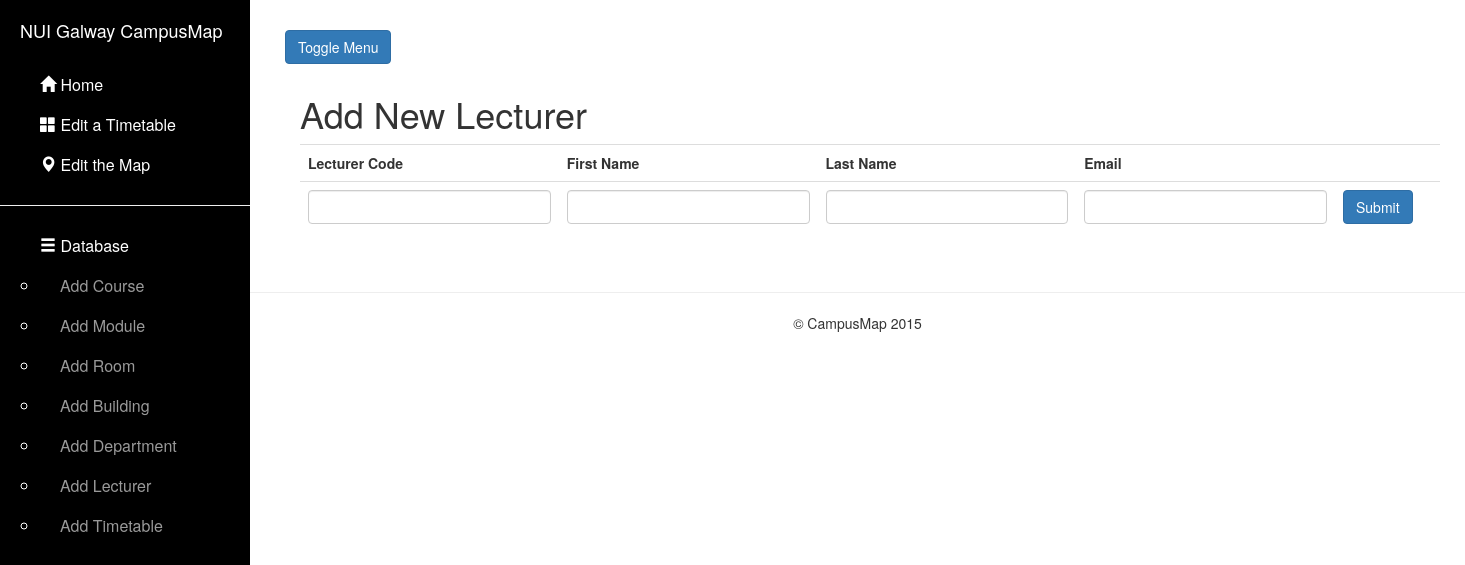
The app's page /lecturer/, older data.
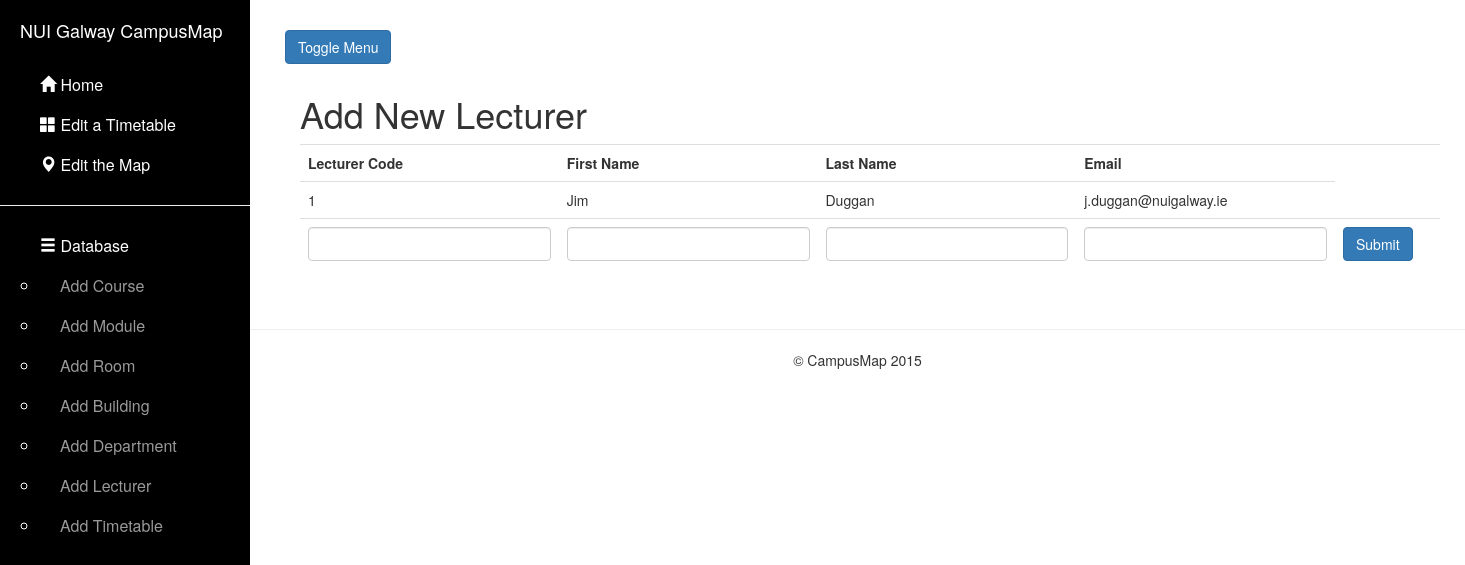
The same page, newer data.
### map/models.py (models this page shows, shortened)
class Lecturer(models.Model):
    lecCode = models.CharField(max_length = 7, primary_key=True)
    lecFirst_Name = models.CharField(max_length = 50)
    lecLast_Name = models.CharField(max_length = 50)
    lecEmail = models.EmailField();

### map/views.py (the view)
# urls.py: url(r'^lecturer/', 'lecturer'),
def lecturer(request):
    query_results = Lecturer.objects.all()
    if request.method == 'POST': # If the form has been submitted...
        form = LecturerForm(request.POST) # A form bound to the POST data
        if form.is_valid(): # All validation rules pass
            save_it = form.save()
            save_it.save()
            return HttpResponseRedirect('/lecturer/') # Redirect after POST
    else:
        form = LecturerForm() # An unbound form
    return render_to_response('dbstuff/addlecturer.html', locals(),context_instance=RequestContext(request))

### map/forms.py
class LecturerForm(forms.ModelForm):
    lecCode = forms.CharField(max_length = 7,label = mark_safe('<strong>Code</strong>'),)
    lecFirst_Name = forms.CharField(max_length = 50,label = mark_safe('<strong>First Name</strong>'))
    lecLast_Name = forms.CharField(max_length = 50,label = mark_safe('<strong>Last Name</strong>'))
    lecEmail = forms.EmailField(label = mark_safe('<strong>Email</strong>'))
    class Meta:
        model = Lecturer
        fields = "__all__"

### CampusMap/templates/dbstuff/addlecturer.html (shortened to what this page needs)
{% extends "base.html" %}
{% block content %}
<!DOCTYPE html>
<html>
    <head lang="en">
    </head>
    <body>
    <div class="container">
            <h1>Add New Lecturer</h1>
    <table class="table">
                <tr>
                    <th>Lecturer Code</th>
                    <th>First Name</th>
                    <th>Last Name</th>
                    <th>Email</th>
                    <th></th>
                </tr>
                {% for item in query_results %}
                 <tr>
                    <td >{{  item.lecCode}}</td>
                    <td>{{  item.lecFirst_Name }}</td>
                    <td>{{  item.lecLast_Name }}</td>
                    <td>{{  item.lecEmail }}</td>
                 </tr>
                {% endfor %}
                <tr>
                <form class="form-contact" action="" method="POST">
                    {% for field in form %}
                    <td>
                    <input type="text" class="form-control" name="{{ field.name }}" id="id_{{ field.name }}">
                    </td>
                    {% endfor %}
                    <td><input type="submit" value="Submit"  class="btn btn-primary">
                    </td>
                    </form>
            </table>
    </div>
</body>
</html>
{%  endblock %}

### CampusMap/templates/base.html (shortened to what this page needs)
{% load staticfiles %}
<!DOCTYPE html>
<html lang="en">
<head>
    <link href="{{ STATIC_URL }}css/bootstrap.min.css" rel="stylesheet">
    <link href="{{ STATIC_URL }}css/simple-sidebar.css" rel="stylesheet">
</head>
<body>
    <div id="wrapper">
        <div id="sidebar-wrapper">
            <ul class="sidebar-nav" >
                <li class="sidebar-brand">
                    <a style="color:white">
                        NUI Galway CampusMap
                    </a>
                </li>
                <li>
                    <a style="color:white" href="../home"><span class="glyphicon glyphicon-home" aria-hidden="false" ></span> Home</a>
                </li>
                <li>
                    <a style="color:white" href="../edit-timetable"><span class="glyphicon glyphicon-th-large" aria-hidden="false"></span> Edit a Timetable</a>
                </li>
                <li>
                    <a style="color:white" href="../edit-map"><span class="glyphicon glyphicon-map-marker" aria-hidden="false"></span> Edit the Map</a>
                </li>
                <hr>
                <ul style="color:white"> <span class="glyphicon glyphicon-menu-hamburger" aria-hidden="false"></span> Database
                    <li>
                    <a href="../course">Add Course</a>
                    </li>
                    <li>
                    <a href="../module">Add Module</a>
                    </li>
                    <li>
                    <a href="../room">Add Room</a>
                    </li>
                    <li>
                    <a href="../building">Add Building</a>
                    </li>
                    <li>
                    <a href="../department">Add Department</a>
                    </li>
                    <li>
                    <a href="../lecturer">Add Lecturer</a>
                    </li>
                    <li>
                    <a href="../timetable">Add Timetable</a>
                    </li>
                </ul>
            </ul>
        </div>
        <div id="page-content-wrapper">
            <div class="container-fluid">
                <div class="row">
                    <div class="col-lg-3 col-md-3 col-sm-12 col-xs-12" style="margin-top:10px; margin-bottom:10px">
                        <a href="#menu-toggle" class="btn btn-primary" id="menu-toggle">Toggle Menu</a>
                    </div>
                </div>
                {% block content %}
                {% endblock content%}
            </div>
        </div>
      <hr>
      <footer class="footer" align="center" style="text-align: center">
        <p>&copy; CampusMap 2015</p>
      </footer>
     </div>
  </body>
</html>

### static/css/simple-sidebar.css (style rules this page uses)
#wrapper { padding-left: 0; -webkit-transition: all 0.5s ease; -moz-transition: all 0.5s ease; -o-transition: all 0.5s ease; transition: all 0.5s ease; }
#sidebar-wrapper { z-index: 1000; position: fixed; left: 250px; width: 0; height: 100%; margin-left: -250px; overflow-y: auto; background: #000; -webkit-transition: all 0.5s ease; -moz-transition: all 0.5s ease; -o-transition: all 0.5s ease; transition: all 0.5s ease; }
#page-content-wrapper { width: 100%; position: absolute; padding: 15px; }
.sidebar-nav { position: absolute; top: 0; width: 250px; margin: 0; padding: 0; list-style: none; font-size: 16px; line-height: 40px; }
.sidebar-nav li { text-indent: 20px; line-height: 40px; }
.sidebar-nav li a { display: block; text-decoration: none; color: #999999; }
.sidebar-nav > .sidebar-brand { height: 65px; font-size: 18px; line-height: 60px; }
.sidebar-nav > .sidebar-brand a { color: #999999; }
@media (min-width:768px) { #wrapper { padding-left: 250px; } }
@media (min-width:768px) { #sidebar-wrapper { width: 250px; } }
@media (min-width:768px) { #page-content-wrapper { padding: 20px; position: relative; } }

Row changes from the older to the newer data that the page shows:
added Lecturer: lecCode "1", lecFirst_Name "Jim", lecLast_Name "Duggan", lecEmail "j.duggan@nuigalway.ie"
